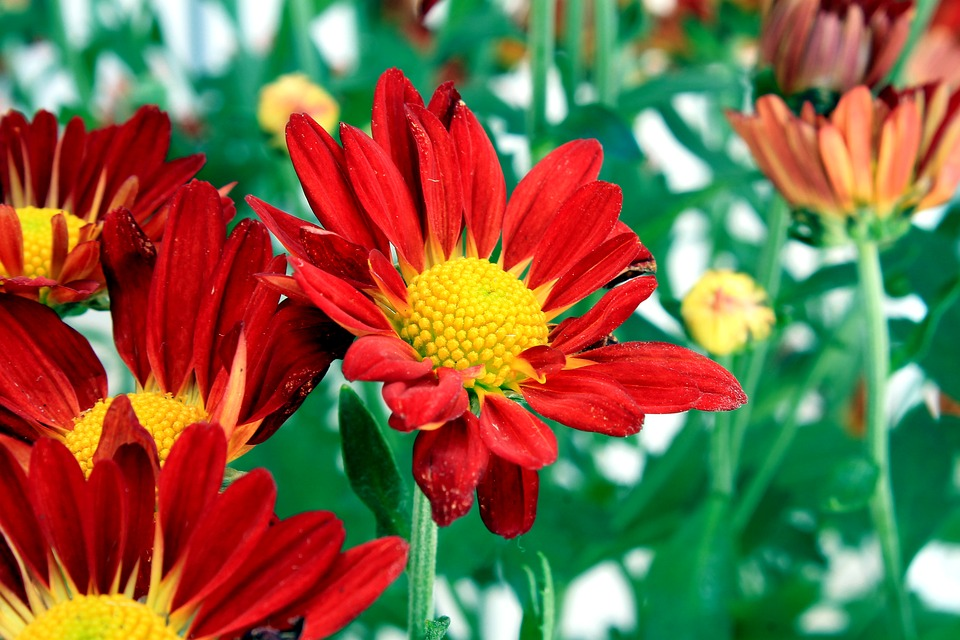
#> input picture images/flowers.jpg, 960 x 640 px
$ jupyter execute 'Chương 3.ipynb'
#> lines starting #> are read from the running program, lines starting #| are printed output that depends on the picture
[cell 1]
import numpy as np
import matplotlib.pyplot as plt
from scipy.fft import fft2, ifft2, fftshift
from skimage.io import imread
from skimage.color import rgb2gray
import os
import cv2

# Bước 1: Đọc ảnh và chuyển sang grayscale
im = rgb2gray(imread('images/flowers.jpg')).astype(float)
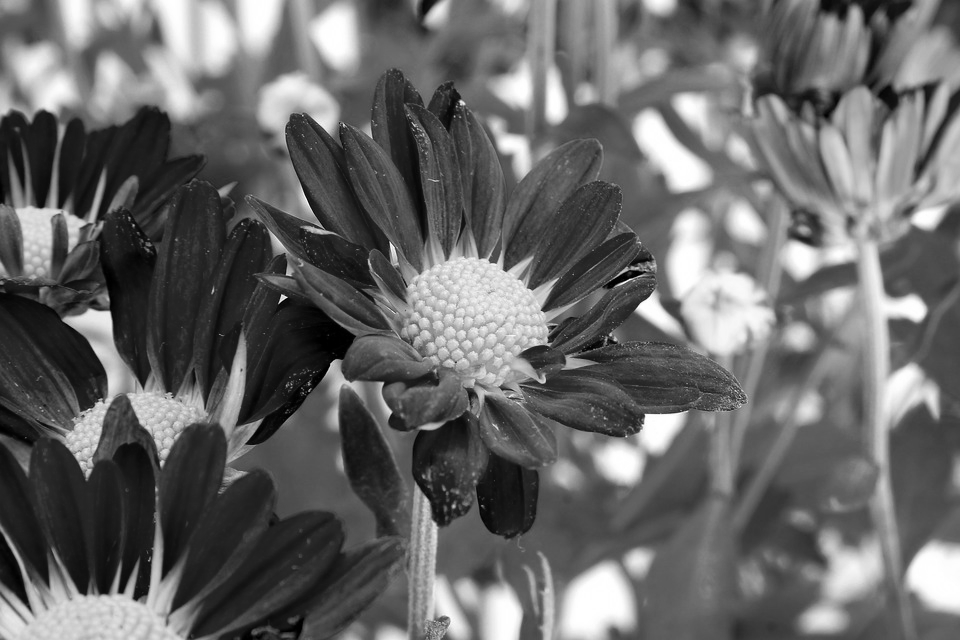
#> im: shape (640, 960) float64; min 0, max 1, mean 0.41

# Bước 2: Áp dụng Biến đổi Fourier 2D
im_freq = fft2(im)  # Chuyển ảnh sang miền tần số bằng FFT
im_freq_shifted = fftshift(im_freq)  # Dịch chuyển tần số về trung tâm

# Bước 3: Tạo bộ lọc Gaussian (Low-pass filter)
rows, cols = im.shape
#> rows = 640; cols = 960
crow, ccol = rows // 2, cols // 2  # Trung tâm của ảnh
#> crow = 320; ccol = 480

# Tạo một bộ lọc Gaussian 2D
sigma = 10  # Độ lệch chuẩn
x = np.linspace(-ccol, ccol, cols)
#> x = 960 values from -480 to 480
y = np.linspace(-crow, crow, rows)
#> y = 640 values from -320 to 320
X, Y = np.meshgrid(x, y)
gaussian_kernel = np.exp(-(X**2 + Y**2) / (2 * sigma**2))

# Bước 4: Áp dụng bộ lọc Gaussian lên ảnh trong miền tần số
filtered_im_freq = im_freq_shifted * gaussian_kernel

# Bước 5: Chuyển ảnh đã lọc trở lại miền không gian
filtered_im_freq_shifted = fftshift(filtered_im_freq)  # Dịch chuyển lại
im_filtered = np.abs(ifft2(filtered_im_freq_shifted))  # Inverse FFT để lấy ảnh đã lọc
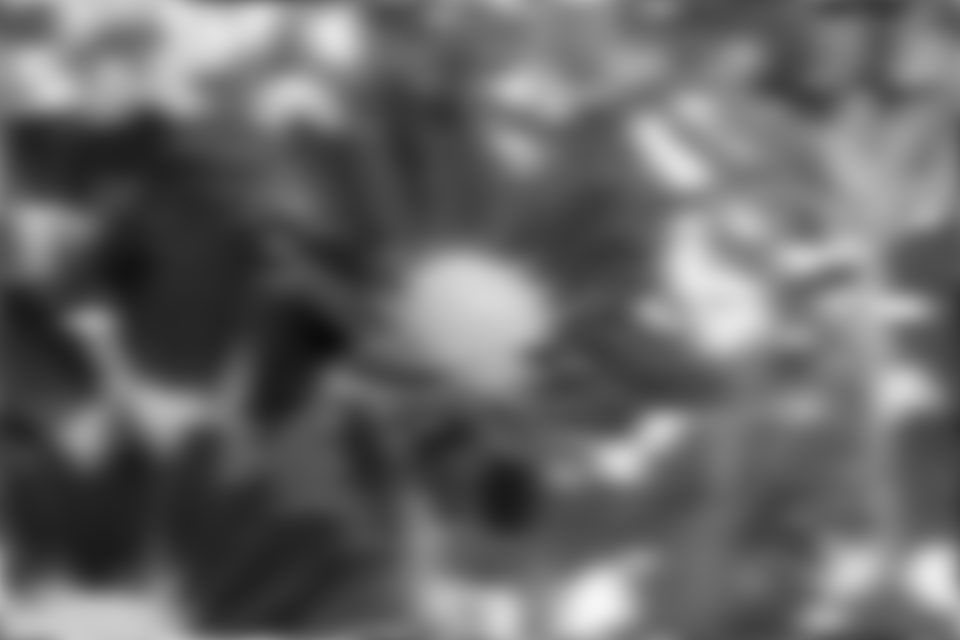
#> im_filtered: shape (640, 960) float64; min 0.0483, max 0.965, mean 0.409

# Bước 6: Lưu ảnh đã lọc
output_folder = 'output_images'
output_path_filtered = os.path.join(output_folder, 'chuong_3(3).png')  # Đường dẫn ảnh đã lọc
cv2.imwrite(output_path_filtered, (im_filtered * 255).astype(np.uint8))  # Lưu ảnh đã lọc, nhân với 255 để chuyển về dạng uint8

# Bước 7: Hiển thị ảnh gốc và ảnh đã lọc
fig, axes = plt.subplots(1, 2, figsize=(12, 6))
axes[0].imshow(im, cmap='gray')
axes[0].set_title('Original Image')
axes[1].imshow(im_filtered, cmap='gray')
axes[1].set_title('Filtered Image (Gaussian Low-pass)')

for ax in axes:
    ax.axis('off')

plt.show()
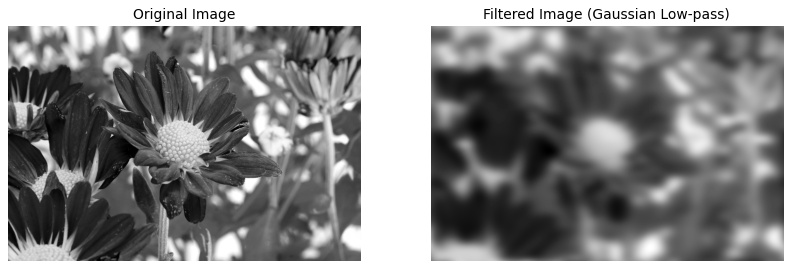
#> figure drawn by matplotlib, 2 panels

$ run again, with images/aero.jpg copied over images/flowers.jpg
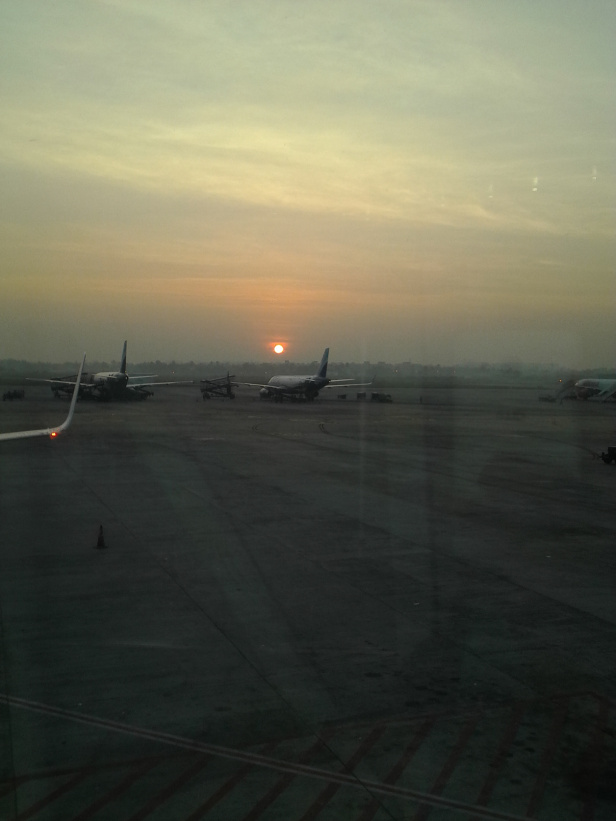
#> input picture images/aero.jpg, 616 x 821 px
#> `im_filtered = np.abs(ifft2(filtered_im_freq_shifted))`:
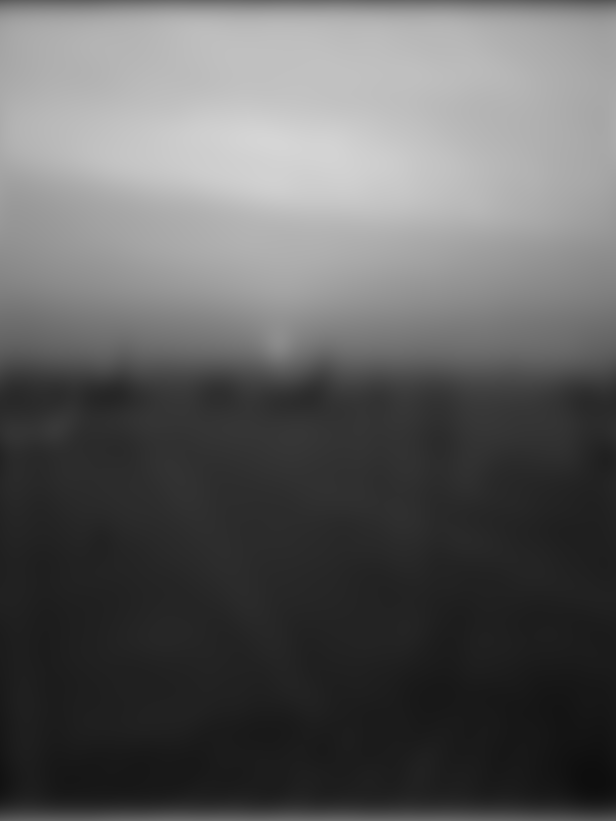
#> im_filtered: shape (821, 616) float64; min 0.0553, max 0.838, mean 0.375
#> `plt.show()`:
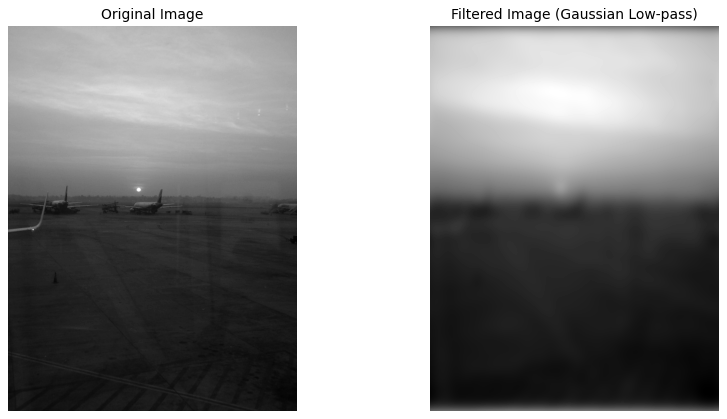
#> figure drawn by matplotlib, 2 panels

$ run again, with images/bisons.jpg copied over images/flowers.jpg
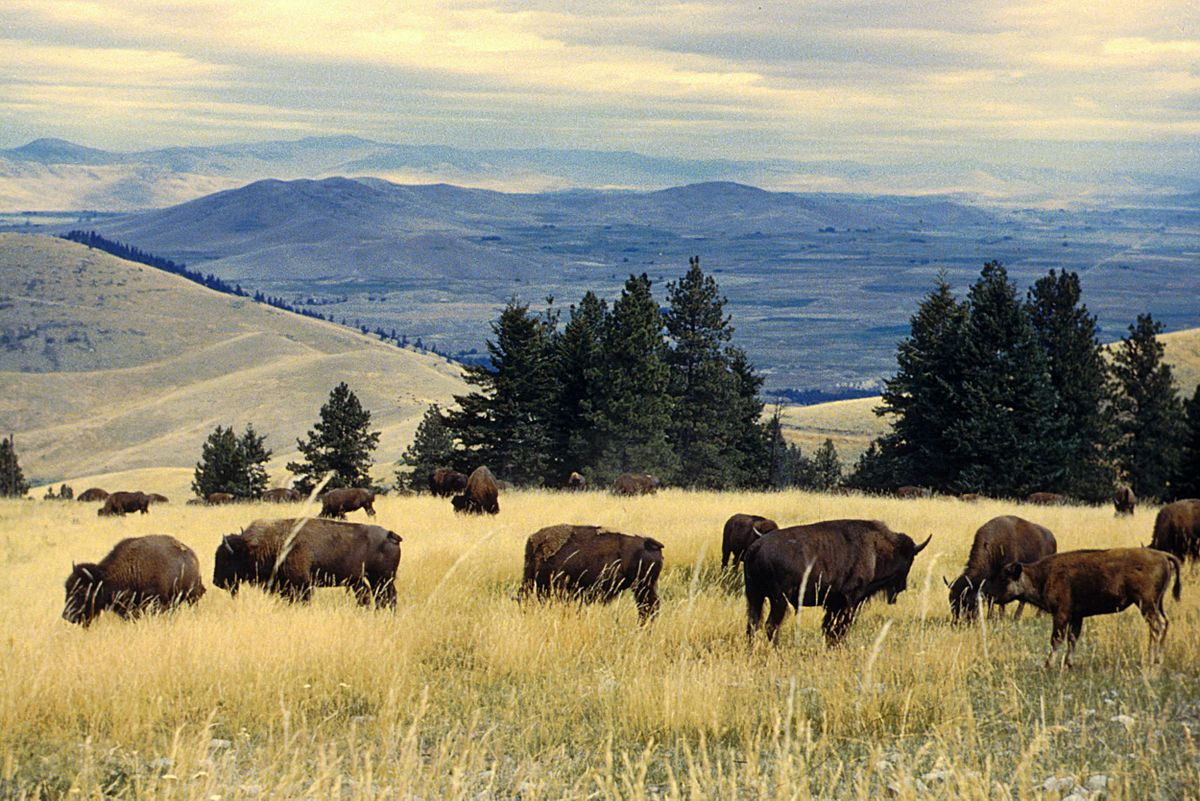
#> input picture images/bisons.jpg, 1200 x 801 px
#> `im_filtered = np.abs(ifft2(filtered_im_freq_shifted))`:
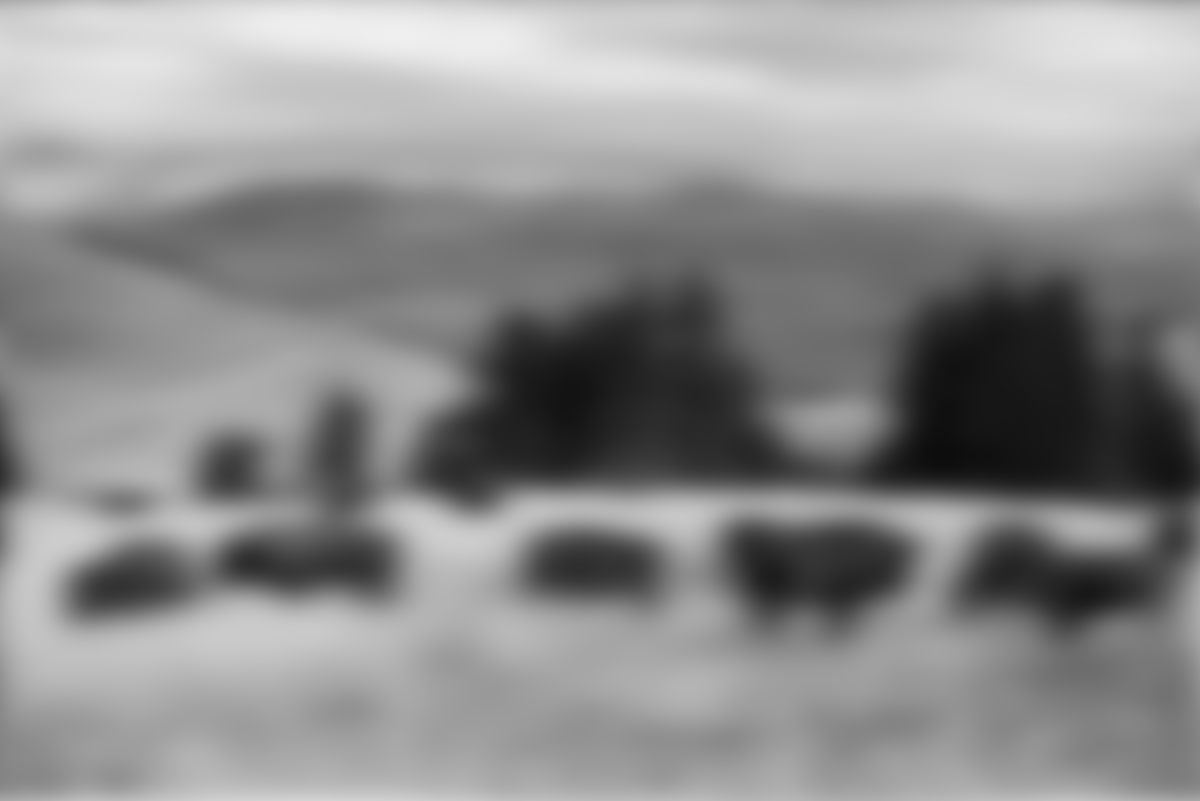
#> im_filtered: shape (801, 1200) float64; min 0.0514, max 0.94, mean 0.553
#> `plt.show()`:
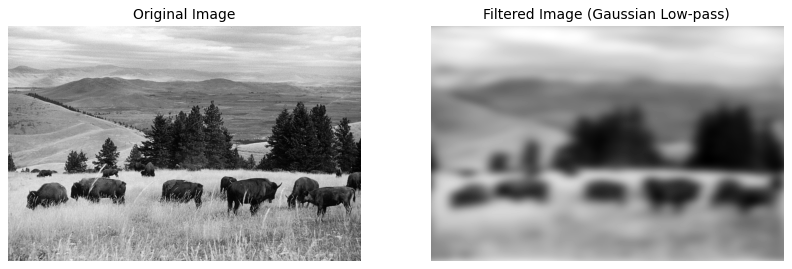
#> figure drawn by matplotlib, 2 panels
